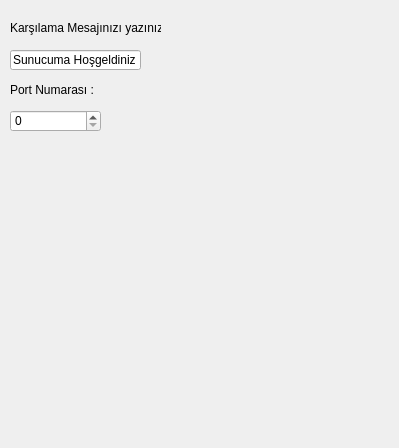
<?xml version="1.0" encoding="UTF-8"?>
<ui version="4.0">
 <class>Dialog</class>
 <widget class="QDialog" name="Dialog">
  <property name="geometry">
   <rect>
    <x>0</x>
    <y>0</y>
    <width>399</width>
    <height>448</height>
   </rect>
  </property>
  <property name="windowTitle">
   <string>Dialog</string>
  </property>
  <widget class="QStackedWidget" name="stackedWidget">
   <property name="geometry">
    <rect>
     <x>0</x>
     <y>10</y>
     <width>361</width>
     <height>431</height>
    </rect>
   </property>
   <property name="currentIndex">
    <number>1</number>
   </property>
   <widget class="QWidget" name="page">
    <widget class="QPushButton" name="btn_start">
     <property name="geometry">
      <rect>
       <x>50</x>
       <y>70</y>
       <width>91</width>
       <height>51</height>
      </rect>
     </property>
     <property name="text">
      <string>Start</string>
     </property>
    </widget>
    <widget class="QPushButton" name="btn_stop">
     <property name="geometry">
      <rect>
       <x>160</x>
       <y>70</y>
       <width>91</width>
       <height>51</height>
      </rect>
     </property>
     <property name="text">
      <string>Stop</string>
     </property>
    </widget>
    <widget class="QLabel" name="label_3">
     <property name="geometry">
      <rect>
       <x>50</x>
       <y>190</y>
       <width>101</width>
       <height>16</height>
      </rect>
     </property>
     <property name="text">
      <string>TextLabel</string>
     </property>
    </widget>
   </widget>
   <widget class="QWidget" name="page_2">
    <widget class="QLabel" name="label">
     <property name="geometry">
      <rect>
       <x>10</x>
       <y>10</y>
       <width>151</width>
       <height>16</height>
      </rect>
     </property>
     <property name="text">
      <string>Karşılama Mesajınızı yazınız : </string>
     </property>
    </widget>
    <widget class="QLabel" name="label_2">
     <property name="geometry">
      <rect>
       <x>10</x>
       <y>70</y>
       <width>101</width>
       <height>20</height>
      </rect>
     </property>
     <property name="text">
      <string>Port Numarası : </string>
     </property>
    </widget>
    <widget class="QLineEdit" name="lineEdit">
     <property name="geometry">
      <rect>
       <x>10</x>
       <y>40</y>
       <width>131</width>
       <height>20</height>
      </rect>
     </property>
     <property name="text">
      <string>Sunucuma Hoşgeldiniz</string>
     </property>
    </widget>
    <widget class="QSpinBox" name="spinBox">
     <property name="geometry">
      <rect>
       <x>10</x>
       <y>100</y>
       <width>91</width>
       <height>22</height>
      </rect>
     </property>
    </widget>
    <widget class="QDialogButtonBox" name="buttonBox">
     <property name="geometry">
      <rect>
       <x>200</x>
       <y>390</y>
       <width>156</width>
       <height>23</height>
      </rect>
     </property>
     <property name="standardButtons">
      <set>QDialogButtonBox::NoButton</set>
     </property>
    </widget>
   </widget>
  </widget>
 </widget>
 <layoutdefault spacing="6" margin="11"/>
 <resources/>
 <connections/>
</ui>
